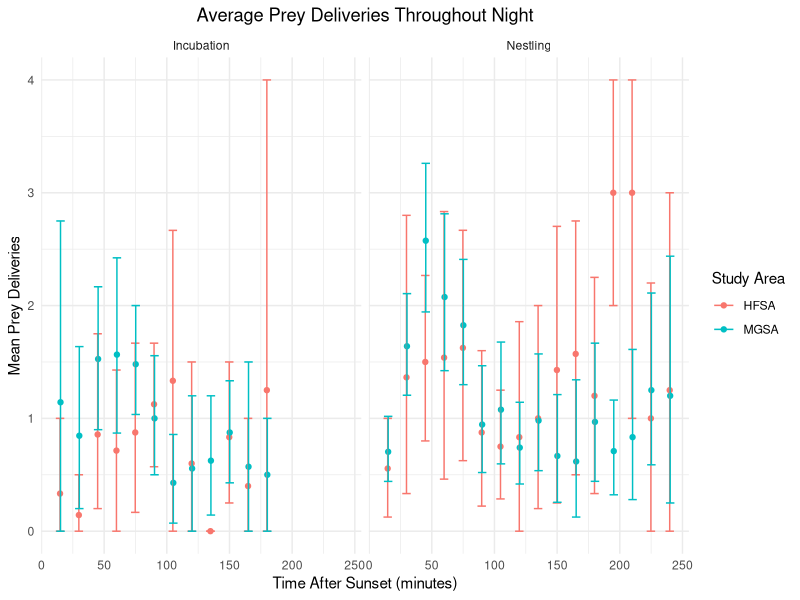
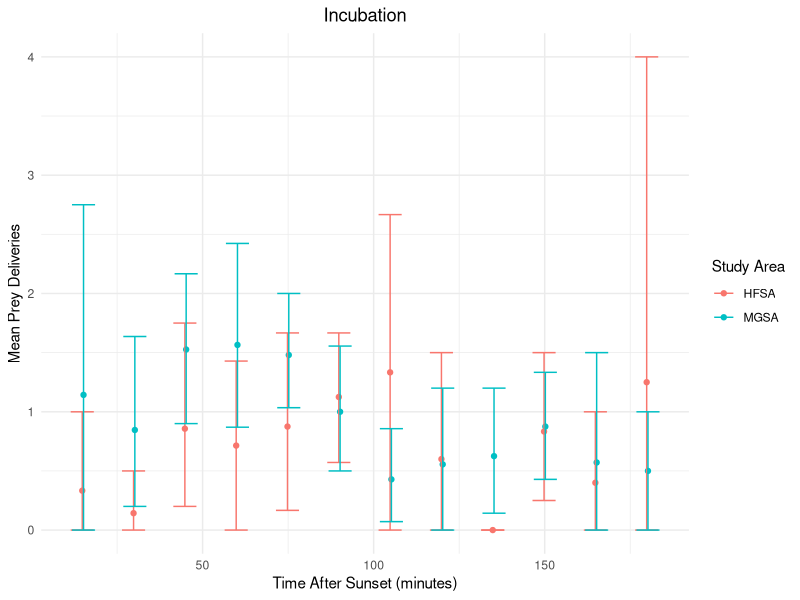
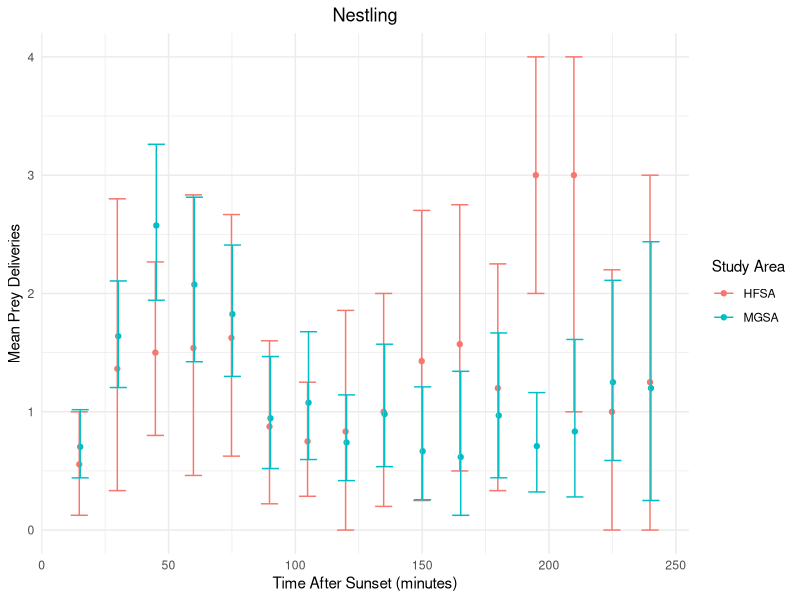

Here is the R script that generated these plots, in order: (Note: this script raises an error after producing the figures.)
## ---- chunk 1

#install.packages("tidyverse")

library(tidyverse)


## ---- chunk 2

setwd("C:/Users/eliza/Documents/final-project")
pdOriginal <- read.csv("./data/pd_main.csv")


#rename the first column, which imported with a special character
names(pdOriginal)[1] <- "nest"


## ---- chunk 3

pdHM <- pdOriginal %>%
  separate(col = nest, into = c("study_site", "territory"), sep = 1, remove = TRUE) %>%
  filter(study_site == "B" | study_site == "C", sex == "M")

## ---- chunk 4

#str(pdHM) #columns 't180' and 't225' are character classes, "nest_age" is character class

#unique(pdHM$t180) #at least one cell has an asterisk after the value
#unique(pdHM$t225) #same here
#unique(pdHM$nest_age) #"pred" and "" can be converted to NA

#remove asterisks
pdClean <- pdHM %>%
  mutate(t180 = gsub("\\*", "", t180)) %>%
  mutate(t225 = gsub("\\*", "", t225))


#change these columns to numeric
pdClean$t180 <- as.integer(pdClean$t180)
pdClean$t225 <- as.integer(pdClean$t225)
pdClean$nest_age <- as.integer(pdClean$nest_age) #warning here is ok--NAs are replacing "pred" and "" values


## ---- chunk 5

#create independet dfs for HFSA (nestling and incubation stage) and MGSA (nestling and incubation state). 

#select relevant columns, add column for stage, rename study sites, drop NAs
pdStage <- pdClean %>%
  select(study_site, nest_age, t15:t240) %>%
  mutate(
    stage =
      ifelse(nest_age < 22, "incubation", "nestling"),
    study_site =
      ifelse(study_site == "B", "MGSA", "HFSA")) %>%
  drop_na(stage)

#change column names to remove "t" in front of time interval
colnames(pdStage) <- c("study_site", "nest_age", "15", "30", "45", "60", "75", "90", "105", "120", "135", "150", "165", "180", "195", "210", "225", "240", "stage")

#create independent dfs for each study site and stage
pdHFSA_inc <- pdStage %>%
  filter(study_site =="HFSA", stage == "incubation") %>%
  select('15':'240')

pdHFSA_nest <- pdStage %>% 
  filter(study_site =="HFSA", stage == "nestling") %>%
  select('15':'240')

pdMGSA_inc <- pdStage %>%
  filter(study_site =="MGSA", stage == "incubation") %>%
  select('15':'240')
         
pdMGSA_nest <- pdStage %>%
  filter(study_site =="MGSA", stage == "nestling") %>%
  select('15':'240')


## ---- chunk 6

meanHFSA_inc <- data.frame(
  time = as.numeric(colnames(pdHFSA_inc)),
  HGSA_incubation = colMeans(pdHFSA_inc, na.rm = TRUE))

meanHFSA_nest <- data.frame(
  time = as.numeric(colnames(pdHFSA_nest)),
  HGSA_nestling = colMeans(pdHFSA_nest, na.rm = TRUE))

meanMGSA_inc <- data.frame(
  time = as.numeric(colnames(pdMGSA_inc)),
  MGSA_incubation = colMeans(pdMGSA_inc, na.rm = TRUE))

meanMGSA_nest <- data.frame(
  time = as.numeric(colnames(pdMGSA_nest)),
  MGSA_nestling = colMeans(pdMGSA_nest, na.rm = TRUE))

## ---- chunk 7
meanAll <- data.frame(
  time = as.numeric(colnames(pdHFSA_inc)),
  HGSA_incubation = colMeans(pdHFSA_inc, na.rm = TRUE),
  HGSA_nestling = colMeans(pdHFSA_nest, na.rm = TRUE),
  MGSA_incubation = colMeans(pdMGSA_inc, na.rm = TRUE),
  MGSA_nestling = colMeans(pdMGSA_nest, na.rm = TRUE)
)

## ---- chunk 8

#function to grab CIs from any vector
getCI <- function(vec, n_samp=10000) {
  smp <- replicate(n_samp, mean(sample(vec, replace = TRUE), na.rm = TRUE))
  CIs <-quantile(smp, c(0.025, 0.975), na.rm = T)
  return(CIs)
}

#now apply it across the columns of PD data
ciHFSA_inc <- apply(pdHFSA_inc, 2, FUN = getCI)
ciHFSA_nest <- apply(pdHFSA_nest, 2, FUN = getCI)
ciMGSA_inc <- apply(pdMGSA_inc, 2, FUN = getCI)
ciMGSA_nest <- apply(pdMGSA_nest, 2, FUN = getCI)
## ---- chunk 9

ciInc <- filter(
  data.frame(
    study_area = c(rep("HFSA", nrow(meanHFSA_inc)), rep("MGSA", nrow(meanMGSA_inc))),
    mean = c(colMeans(pdHFSA_inc, na.rm = TRUE), colMeans(pdMGSA_inc, na.rm = TRUE)),
    ci_l = c(ciHFSA_inc[1,], ciMGSA_inc[1,]),
    ci_h = c(ciHFSA_inc[2,], ciMGSA_inc[2,]),
    time = c(as.numeric(rownames(meanHFSA_inc)), as.numeric(rownames(meanMGSA_inc))),
    stage = "Incubation"),
  time <= 180)


ciNest <- data.frame(
    study_area = c(rep("HFSA", nrow(meanHFSA_nest)), rep("MGSA", nrow(meanMGSA_nest))),
    mean = c(colMeans(pdHFSA_nest, na.rm = TRUE), colMeans(pdMGSA_nest, na.rm = TRUE)),
    ci_l = c(ciHFSA_nest[1,], ciMGSA_nest[1,]),
    ci_h = c(ciHFSA_nest[2,], ciMGSA_nest[2,]),
    time = c(as.numeric(rownames(meanHFSA_nest)), as.numeric(rownames(meanMGSA_nest))),
    stage = "Nestling")
    
ciAll <- rbind(ciInc, ciNest)

## ---- chunk 10

plotInc <- ggplot(data = ciInc) +
  geom_point(aes(x = time, y = mean, color = study_area, group = study_area),
             position = position_dodge(width=0.75)) +
  geom_errorbar(aes(x=time, ymax = ci_h, ymin=ci_l, color = study_area, 
                    group = study_area),
                position = position_dodge(width=0.75)) +
  labs(x = "Time After Sunset (minutes)", y = "Mean Prey Deliveries", 
       title = "Incubation", color = "Study Area") +
  theme_minimal() +
  theme(plot.title = element_text(hjust = 0.5))

## ---- chunk 11

plotNest <- ggplot(data = ciNest) +
  geom_point(aes(x = time, y = mean, color = study_area, group = study_area),
             position = position_dodge(width=0.75)) +
  geom_errorbar(aes(x=time, ymax = ci_h, ymin=ci_l, color = study_area, 
                    group = study_area),
                position = position_dodge(width=0.75)) +
  labs(x = "Time After Sunset (minutes)", y = "Mean Prey Deliveries", 
       title = "Nestling", color = "Study Area") +
  theme_minimal() +
  theme(plot.title = element_text(hjust = 0.5))

## ---- chunk 12

plotAll <- ggplot(data = ciAll) +
  geom_point(aes(x = time, y = mean, color = study_area, group = study_area),
             position = position_dodge(width=0.75)) +
  geom_errorbar(aes(x=time, ymax = ci_h, ymin=ci_l, color = study_area, 
                    group = study_area),
                position = position_dodge(width=0.75)) +
  labs(x = "Time After Sunset (minutes)", y = "Mean Prey Deliveries", 
       title = "Average Prey Deliveries Throughout Night", color = "Study Area") +
  theme_minimal() +
  theme(plot.title = element_text(hjust = 0.5)) +
  facet_grid(~ stage)

## ---- chunk 13

grid.arrange(plotNest, plotInc)

## ---- chunk 14
